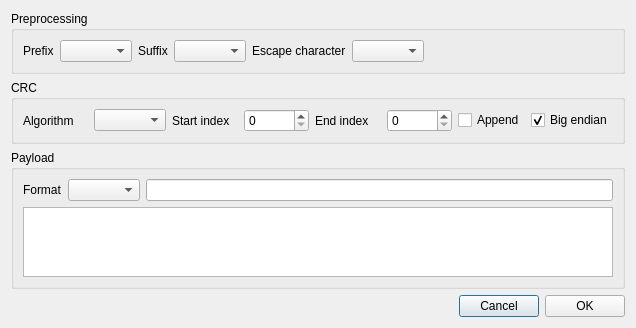
<?xml version="1.0" encoding="UTF-8"?>
<ui version="4.0">
 <class>TextItemEditor</class>
 <widget class="QDialog" name="TextItemEditor">
  <property name="geometry">
   <rect>
    <x>0</x>
    <y>0</y>
    <width>636</width>
    <height>299</height>
   </rect>
  </property>
  <property name="windowTitle">
   <string>Data Editor</string>
  </property>
  <layout class="QGridLayout" name="gridLayout">
   <item row="3" column="1">
    <widget class="QPushButton" name="pushButtonCancel">
     <property name="text">
      <string>Cancel</string>
     </property>
    </widget>
   </item>
   <item row="1" column="0" colspan="3">
    <widget class="QGroupBox" name="groupBox_2">
     <property name="title">
      <string>CRC</string>
     </property>
     <layout class="QHBoxLayout" name="horizontalLayout_2">
      <item>
       <widget class="QLabel" name="label_4">
        <property name="text">
         <string>Algorithm</string>
        </property>
       </widget>
      </item>
      <item>
       <widget class="QComboBox" name="comboBoxAlgorithm"/>
      </item>
      <item>
       <widget class="QLabel" name="label_5">
        <property name="text">
         <string>Start index</string>
        </property>
       </widget>
      </item>
      <item>
       <widget class="QSpinBox" name="spinBoxStartIndex"/>
      </item>
      <item>
       <widget class="QLabel" name="label_6">
        <property name="text">
         <string>End index</string>
        </property>
       </widget>
      </item>
      <item>
       <widget class="QSpinBox" name="spinBoxEndIndex"/>
      </item>
      <item>
       <widget class="QCheckBox" name="checkBoxAppend">
        <property name="text">
         <string>Append</string>
        </property>
       </widget>
      </item>
      <item>
       <widget class="QCheckBox" name="checkBoxBigEndian">
        <property name="text">
         <string>Big endian</string>
        </property>
        <property name="checked">
         <bool>true</bool>
        </property>
       </widget>
      </item>
     </layout>
    </widget>
   </item>
   <item row="0" column="0" colspan="3">
    <widget class="QGroupBox" name="groupBox">
     <property name="title">
      <string>Preprocessing</string>
     </property>
     <layout class="QHBoxLayout" name="horizontalLayout">
      <item>
       <widget class="QLabel" name="label">
        <property name="text">
         <string>Prefix</string>
        </property>
       </widget>
      </item>
      <item>
       <widget class="QComboBox" name="comboBoxPrefix"/>
      </item>
      <item>
       <widget class="QLabel" name="label_2">
        <property name="text">
         <string>Suffix</string>
        </property>
       </widget>
      </item>
      <item>
       <widget class="QComboBox" name="comboBoxSuffix"/>
      </item>
      <item>
       <widget class="QLabel" name="label_3">
        <property name="text">
         <string>Escape character</string>
        </property>
       </widget>
      </item>
      <item>
       <widget class="QComboBox" name="comboBoxEscapeCharacter"/>
      </item>
      <item>
       <spacer name="horizontalSpacer_2">
        <property name="orientation">
         <enum>Qt::Orientation::Horizontal</enum>
        </property>
        <property name="sizeHint" stdset="0">
         <size>
          <width>40</width>
          <height>20</height>
         </size>
        </property>
       </spacer>
      </item>
     </layout>
    </widget>
   </item>
   <item row="3" column="0">
    <spacer name="horizontalSpacer">
     <property name="orientation">
      <enum>Qt::Orientation::Horizontal</enum>
     </property>
     <property name="sizeHint" stdset="0">
      <size>
       <width>40</width>
       <height>20</height>
      </size>
     </property>
    </spacer>
   </item>
   <item row="3" column="2">
    <widget class="QPushButton" name="pushButtonOK">
     <property name="text">
      <string>OK</string>
     </property>
    </widget>
   </item>
   <item row="2" column="0" colspan="3">
    <widget class="QGroupBox" name="groupBox_3">
     <property name="title">
      <string>Payload</string>
     </property>
     <layout class="QGridLayout" name="gridLayout_2">
      <item row="0" column="1">
       <widget class="QComboBox" name="comboBoxFormat"/>
      </item>
      <item row="0" column="2">
       <widget class="QLineEdit" name="lineEditInput">
        <property name="clearButtonEnabled">
         <bool>true</bool>
        </property>
       </widget>
      </item>
      <item row="0" column="0">
       <widget class="QLabel" name="label_7">
        <property name="text">
         <string>Format</string>
        </property>
       </widget>
      </item>
      <item row="1" column="0" colspan="3">
       <widget class="QPlainTextEdit" name="plainTextEditInput"/>
      </item>
     </layout>
    </widget>
   </item>
  </layout>
 </widget>
 <resources/>
 <connections>
  <connection>
   <sender>pushButtonCancel</sender>
   <signal>clicked()</signal>
   <receiver>TextItemEditor</receiver>
   <slot>reject()</slot>
   <hints>
    <hint type="sourcelabel">
     <x>432</x>
     <y>234</y>
    </hint>
    <hint type="destinationlabel">
     <x>362</x>
     <y>239</y>
    </hint>
   </hints>
  </connection>
  <connection>
   <sender>pushButtonOK</sender>
   <signal>clicked()</signal>
   <receiver>TextItemEditor</receiver>
   <slot>accept()</slot>
   <hints>
    <hint type="sourcelabel">
     <x>504</x>
     <y>235</y>
    </hint>
    <hint type="destinationlabel">
     <x>278</x>
     <y>227</y>
    </hint>
   </hints>
  </connection>
 </connections>
</ui>
